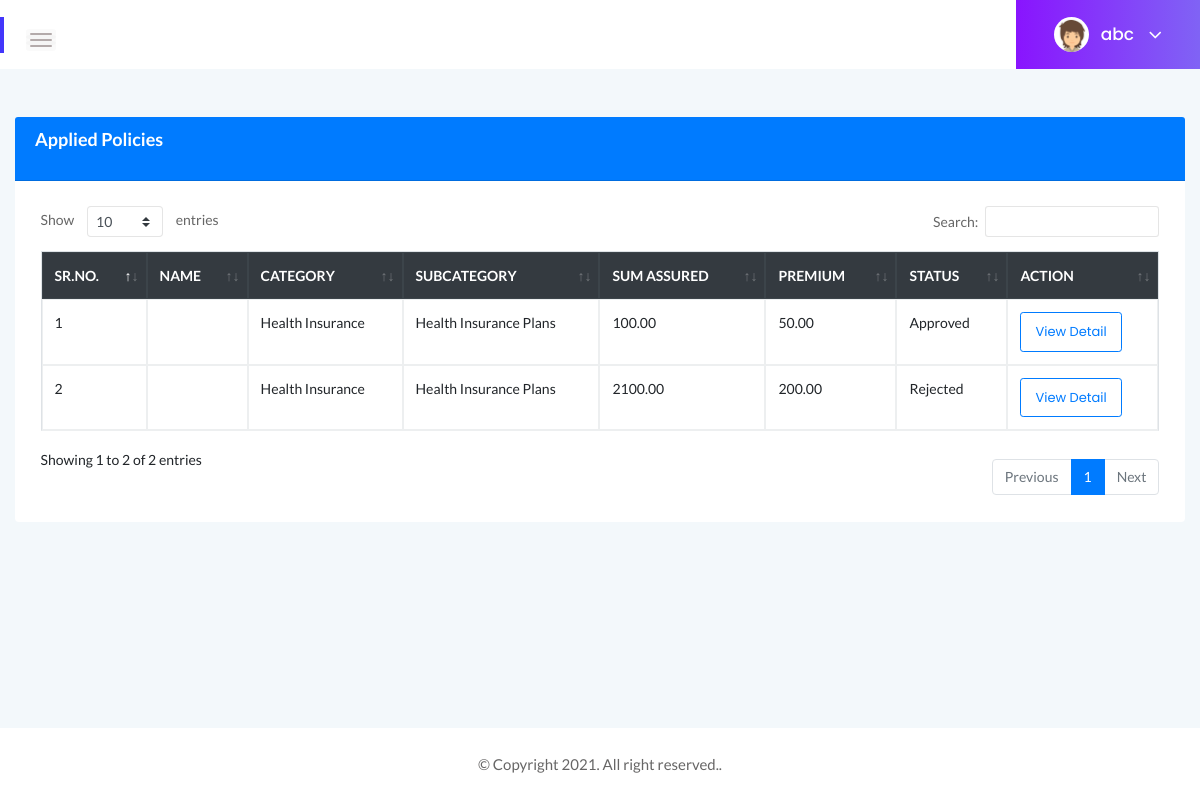
The page /user/applied.php (signed in) on the database its author committed.
### tables this page shows
CREATE TABLE `policies` (
  `policy_id` int(11) NOT NULL,
  `policy_name` varchar(150) NOT NULL,
  `category_id` int(11) NOT NULL,
  `subcategory_id` int(11) NOT NULL,
  `sum_assured` decimal(12,2) NOT NULL,
  `premium` decimal(12,2) NOT NULL,
  `tenure` int(11) NOT NULL
);

CREATE TABLE `categories` (
  `category_id` int(11) NOT NULL,
  `category_name` varchar(100) NOT NULL
);

CREATE TABLE `subcategories` (
  `subcategory_id` int(11) NOT NULL,
  `category_id` int(11) NOT NULL,
  `subcategory_name` varchar(100) NOT NULL
);

CREATE TABLE `customer_policies` (
  `customer_policy_id` int(11) NOT NULL,
  `customer_id` int(11) NOT NULL,
  `policy_id` int(11) NOT NULL,
  `status` varchar(30) NOT NULL,
  `applied_date` datetime DEFAULT NULL,
  `remark` varchar(100) DEFAULT NULL
);

### user/applied.php (the view, shortened to what this page needs)
<?php include "header.php";?>
<div class="main-content-inner">
    <div class="row mt-5">
        <div class="col-xl-12">
            <div class="card">
                <div class="card-header bg-primary  d-flex">
                    <h4 class="header-title  text-white">Applied Policies</h4>
                </div>
                <div class="card-body">
                    <div class="">
                        <div class="table-responsive">
                            <table class="table table-bordered" id="dtable">
                                <thead class="text-uppercase bg-dark text-white">
                                    <tr>
                                        <th scope="col">Sr.No.</th>
                                        <th scope="col">Name</th>
                                        <th scope="col">Category</th>
                                        <th scope="col">SubCategory</th>
                                        <th scope="col">Sum Assured</th>
                                        <th scope="col">Premium</th>
                                        <th scope="col">Status</th>
                                        <th scope="col">Action</th>
                                    </tr>
                                </thead>
                                <tbody id="tbody">
                                    <?php
$con = mysqli_connect(db_host, db_user, db_password, db_name);
$customer_id=$_SESSION['customer_id'];
$sql = "SELECT policies.*,subcategories.subcategory_name,categories.category_name,customer_policies.status,customer_policies.customer_policy_id FROM policies
inner join customer_policies on policies.policy_id=customer_policies.policy_id
inner join subcategories on policies.subcategory_id=subcategories.subcategory_id
inner join categories on subcategories.category_id=categories.category_id WHERE customer_policies.customer_id=".$customer_id ;
$records = mysqli_query($con, $sql);
$i=0;
while ($row = mysqli_fetch_assoc($records)) {
$i++;
        echo '<tr>
        <td>' . $i . '</td>
        <td>' . $row["policyholder_name"] . '</td>
        <td>' . $row["category_name"] . '</td>
        <td>' . $row["subcategory_name"] . '</td>
        <td>' . $row["sum_assured"] . '</td>
        <td>' . $row["premium"] . '</td>
        <td>' . $row["status"] . '</td>
    <td><a href="policydetail.php?id=' . $row["customer_policy_id"] . '" id="btnView" class="btn btn-sm btn-outline-primary" value="View"
    >View Detail </a></td>
      </tr>';
}
?>
                                </tbody>
                            </table>
                        </div>
                    </div>
                </div>
            </div>
        </div>
    </div>
</div>
<?php include "footer.php";?>

### assets/css/styles.css (style rules this page uses)
.card { border: none; border-radius: 4px; background-color: #fff; -webkit-transition: all 0.3s ease 0s; transition: all 0.3s ease 0s; }
.card-body { padding: 25.6px; padding: 1.6rem; }
.main-content-inner { padding: 0 30px 50px; }
.header-title { font-family: 'Lato', sans-serif; font-size: 18px; font-weight: 600; letter-spacing: 0; color: #333; text-transform: capitalize; margin-bottom: 17px; }
.btn { padding: 11px 17px; font-size: 13px; letter-spacing: 0; }
.btn-sm { padding: 9px 14px; }
table tr th { border-bottom: none; }
table tr th, table tr td { border-top: 1px solid rgba(120, 130, 140, 0.13) !important; }
.table-bordered td, .table-bordered th { border: 1px solid rgba(120, 130, 140, 0.13) !important; }
table.dataTable.no-footer { border-bottom: 1px solid rgba(120, 130, 140, 0.13) !important; }
table.dataTable thead th, table.dataTable thead td { border-bottom-color: transparent; }

### rows shown on the page
policies: category.category_name "Health Insurance", subcategory.subcategory_name "Health Insurance Plans", sum_assured "100.00", premium "50.00", customer_policies.status "Approved"
policies: category.category_name "Health Insurance", subcategory.subcategory_name "Health Insurance Plans", sum_assured "2100.00", premium "200.00", customer_policies.status "Rejected"

### other values the page prints
$_SESSION['first_name'] "abc"
